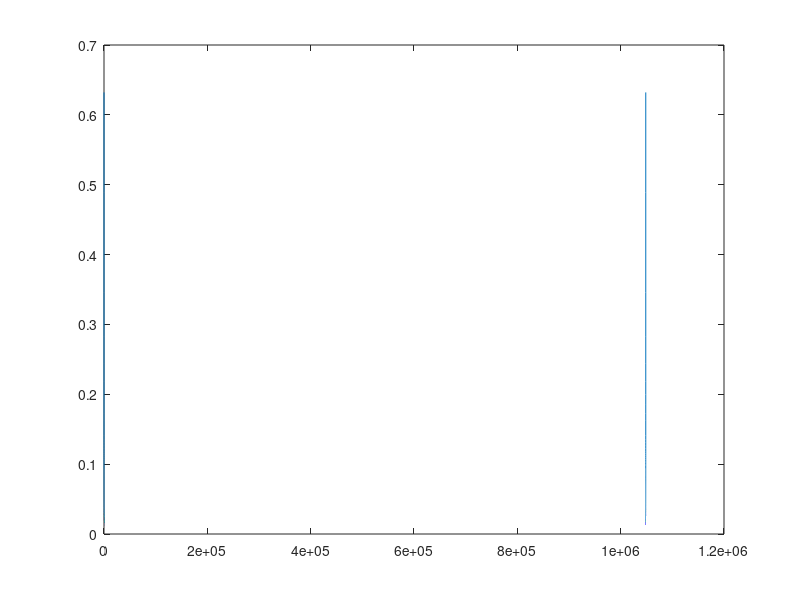
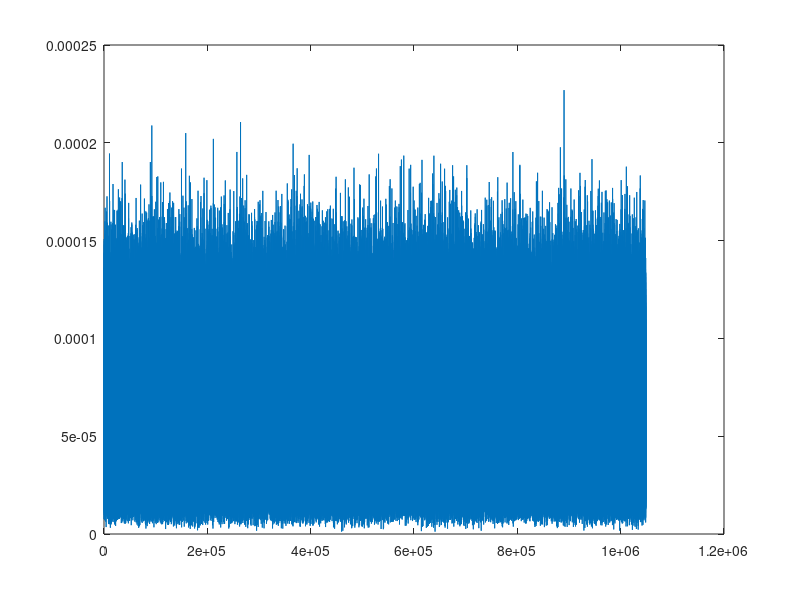

Here is the MATLAB script that generated these plots, in order:
%% ChannelSim 
close all; clear all; clc;

N = 2^20;

fc = 1e9;

fm = 100/299792458 * fc;

fc = 0
fm = 500;

Se = @(f,fm,fc) 1.5./(pi * fm * sqrt(1 - ((f-fc)/fm).^2));

df = 2*fm/(N-1);     
f = linspace(-fm, fm, N) + fc;

X0 = randn(1,N/2) + 1j*randn(1,N/2);
X1 = randn(1,N/2) + 1j*randn(1,N/2);

n0 = [conj(X0),X0];
n1 = [conj(X1),X1];

Sef = Se(f,fm,fc);
Sef(end) = Sef(end-1) + diff(Sef(end-2:end-1));
Sef(1) = Sef(2) - diff(Sef(2:3));

plot(Sef);10.1109/49.730453
%figure;
% corrected Se function
Sefs = sqrt(Sef);

% This should be square root
S0 = Sefs .* n0;
S1 = Sefs .* n1;

%S0 = Sefs * 500;
%S1 = Sefs * 500;

%t = zeros(size(n0)) + 1;
%plot(Se(f,fm,fc));

%figure;
%plot(abs(n0));
%figure;
%plot(abs(S0));

% The problem is the presence of infinity at the extremes of Se
% Not sure if formula is adjusted correctly, looks waay too steep
% Check if plot is logarithmic
% Find way to solve infinity issue 

s0 = ifft(S0);
s1 = ifft(S1);

net = s0.^2 + (s1*1j).^2;
sig = sqrt(net);

figure;
plot(abs(sig))

